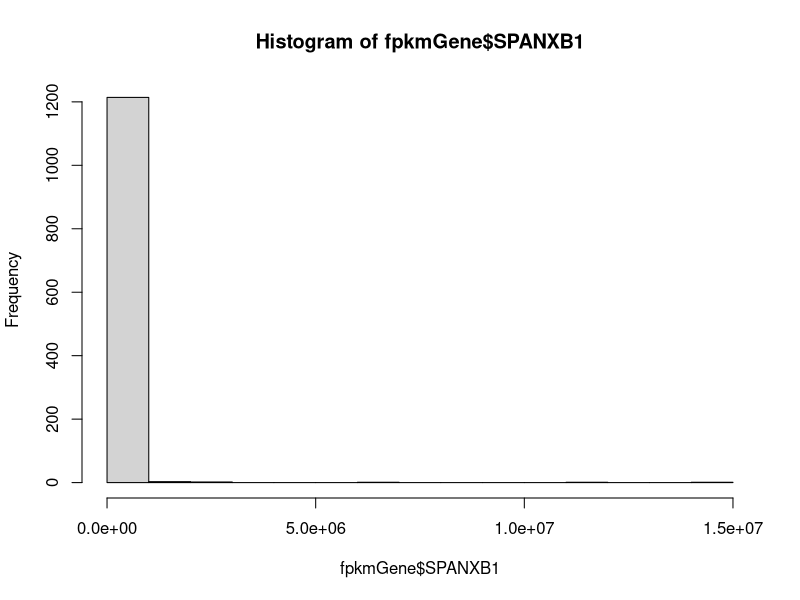
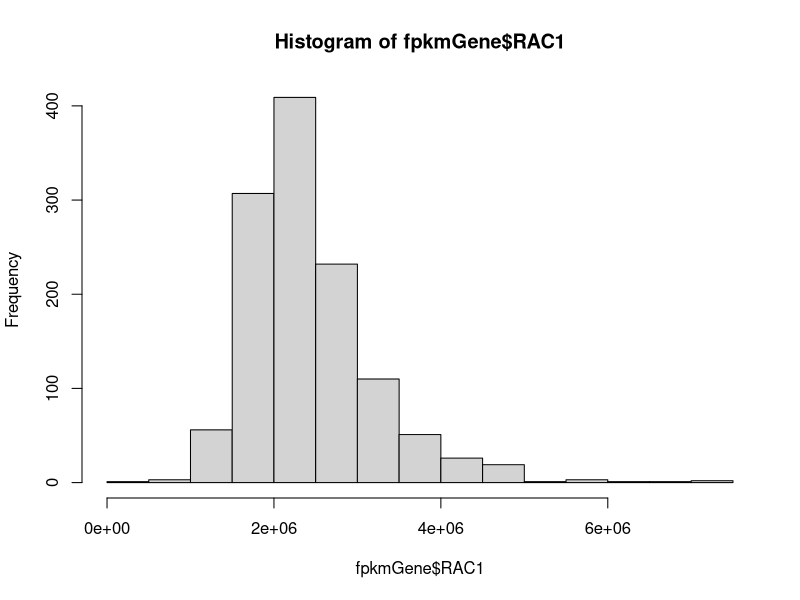
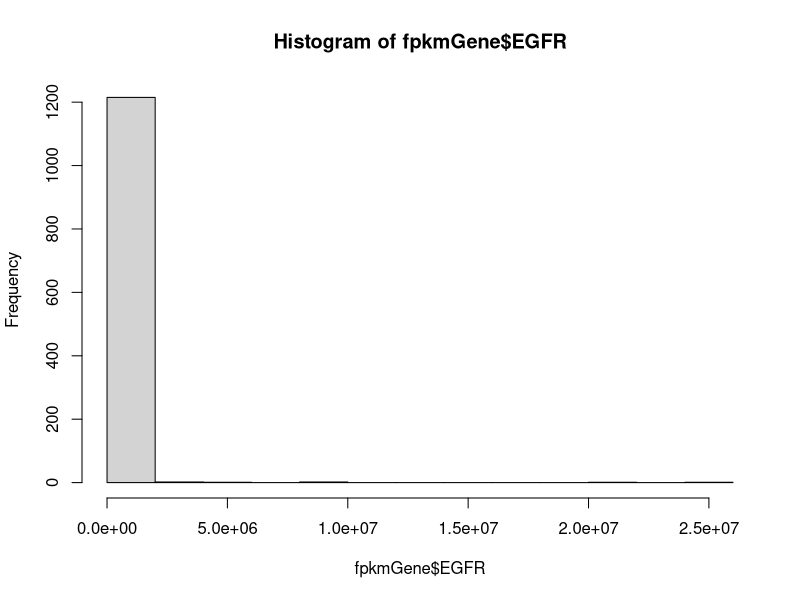
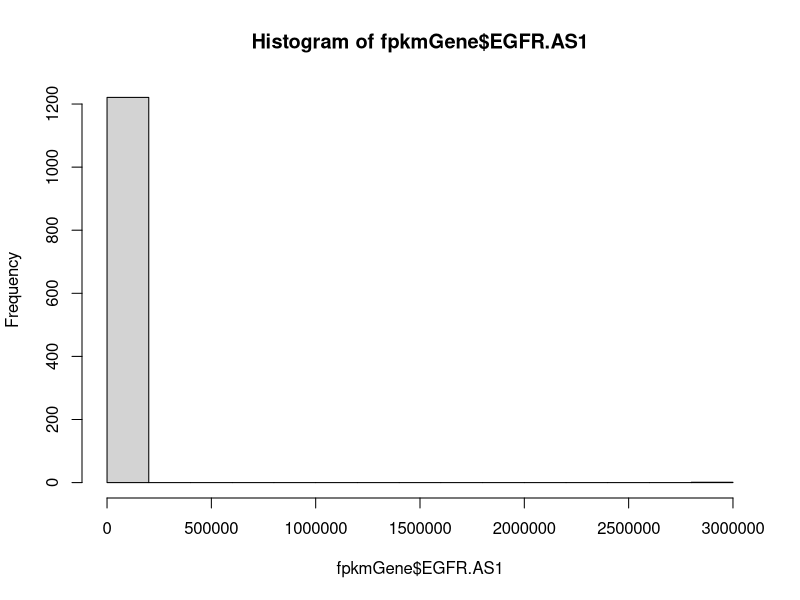

Here is the R script that generated these plots, in order: (Note: this script raises an error after producing the figures.)
#### analyzing expression data from TCGA ####

# load packages
library(dplyr)
library(ggplot2)

# define exclusion subsetting
`%ni%` <- Negate(`%in%`) 

# read in saved data
fpkmGene <- read.table("targetGeneBca.csv")
# see all metadata
colnames(fpkmGene)
# view untransformed distribution
hist(fpkmGene$SPANXB1) # very left skewed
hist(fpkmGene$RAC1) # slightly left skewed
hist(fpkmGene$EGFR) # very left skewed
hist(fpkmGene$EGFR.AS1) # very left skewed
hist(fpkmGene$SH3GL2) # very left skewed
# save untransformed data
fpkmGeneNolog <- fpkmGene

# log transform gene expression data
fpkmGene[1:10] <- fpkmGene[1:10] + 1 # add one pseudo count to all counts to remove zeros
fpkmGene[1:10] <- log2(fpkmGene[1:10]) # apply log2 transformation

# add SH3GL2/SPANXB1 expression ratio
fpkmGene <- fpkmGene %>%
  mutate(SH3GL2_SPANXB1_ratio = SH3GL2 / SPANXB1)

## visualizing data distribution for variables of interest
# not variable or not reported: classification_of_tumor, last_known_disease_status, tumor_grade, progression_or_recurrence, disease_type
hist(fpkmGene$SPANXB1) # left skewed (many zeros)
hist(fpkmGene$RAC1) # fairly normal, slightly left skewed
hist(fpkmGene$EGFR) # normal
hist(fpkmGene$EGFR.AS1) # left skewed (many zeros)
hist(fpkmGene$SH3GL2) # left skewed (many zeros)
plot(fpkmGene$shortLetterCode) # same (abbreviations): plot(fpkmGene$definition)
table(fpkmGene$shortLetterCode) 
# 113 NT= normal tissue, 1102 TP= primary tumor, 7 TM= metastatic 
table(fpkmGene$tumor_stage) # same: table(fpkmGene$subtype_Converted.Stage)
table(fpkmGene$subtype_AJCC.Stage)
table(fpkmGene$vital_status) #table(fpkmGene$subtype_Vital.Status) has missing data
table(fpkmGene$morphology)
table(fpkmGene$subtype_Metastasis) # same: table(fpkmGene$subtype_Metastasis.Coded)

# triple negative indicators
table(fpkmGene$subtype_ER.Status)
table(fpkmGene$subtype_PR.Status)
table(fpkmGene$subtype_HER2.Final.Status)

## initial data subsets
# assess number of samples with SPANXB1 expression
SB1 <- fpkmGene %>%
  filter(SPANXB1 > 0) # 544 samples with SPANXB1 expression
meta <- fpkmGene %>%
  filter(shortLetterCode == "TM")
norm <- fpkmGene %>%
  filter(shortLetterCode == "NT")
tum <- fpkmGene %>%
  filter(shortLetterCode == "TP")

#### Q1 Compare spanxb1 expression between normal and BC patients ####
# all "normal" samples are paired with a Bca sample
normVcancer <- rbind(norm, tum)
# unpaired, all data
t.test(SPANXB1 ~ shortLetterCode, data = normVcancer) # p=2.2e-16
table(normVcancer$shortLetterCode) # 113 normal, 1102 tumor
ggplot(normVcancer, aes(shortLetterCode, SPANXB1)) + 
  geom_boxplot() +
  ylab("log2 SPANXB1 expression") +
  xlab("tissue type (unpaired)") +
  scale_x_discrete(labels=c("NT" = "normal", "TP" = "tumor")) +
  geom_boxplot() +
  theme_bw() + 
  theme(axis.text=element_text(size=16), axis.title = element_text(size=16))
#ggsave("figures/SPANXB1unpaired.jpg")
# paired
# create paired sample dataset
normVcancerPaired <- normVcancer %>%
  filter(bcr_patient_barcode %in%
           norm$bcr_patient_barcode)
# find patients with more than 1 tumor sample to pair
normVcancerPaired %>% 
  group_by(patient) %>%
  tally() %>%
  filter(n > 2)
# find patients with only 1 normal sample
normVcancerPaired %>%
  group_by(patient) %>%
  tally() %>%
  filter(n == 1)
# only one sample: TCGA-BH-A0BS 
filter(normVcancerPaired, patient == "TCGA-BH-A0BS")
grep("TCGA-BH-A0BS", normVcancerPaired$patient) # remove 67 (no tumor to pair) 
# three or four samples: TCGA-A7-A0DB, TCGA-A7-A0DC, TCGA-A7-A13E
filter(normVcancerPaired, patient == "TCGA-A7-A0DB")
grep("TCGA-A7-A0DB", normVcancerPaired$patient) # remove 182 and 216 (extra tumor)
filter(normVcancerPaired, patient == "TCGA-A7-A0DC")
grep("TCGA-A7-A0DC", normVcancerPaired$patient) # remove 145 (tumor missing metadata)
filter(normVcancerPaired, patient == "TCGA-A7-A13E")
grep("TCGA-A7-A13E", normVcancerPaired$patient) # remove 221 and 226 (extra tumor)
# remove extra samples
normVcancerPaired <- normVcancerPaired[-c(67, 182, 216, 145, 221, 226),]
# sort by barcode
normVcancerPaired <- normVcancerPaired[order(normVcancerPaired$patient),] 
# summarize sample counts
table(normVcancerPaired$shortLetterCode) # 112 NT, 112 TP
# perform t test (paired)
t.test(SPANXB1 ~ shortLetterCode, paired=TRUE, data = normVcancerPaired) # 4.177e-09
ggplot(normVcancerPaired, aes(shortLetterCode, SPANXB1)) + 
  ylab("log2 SPANXB1 expression") +
  xlab("tissue type (paired samples)") +
  scale_x_discrete(labels=c("NT" = "normal", "TP" = "tumor")) +
  geom_boxplot() +
  theme_bw() +
  theme(axis.text=element_text(size=16), axis.title = element_text(size=16))
#ggsave("figures/SPANXB1paired.jpg")

#### Q2 Compare spanxb1 expression between metastatic vs. non metastatic BC patients ####
# combine tumor and metastasis samples
tumVmetaAll <- rbind(tum, meta)
table(tumVmetaAll$shortLetterCode) # 7 TM 1102 TP
# perform t test (unpaired data)
t.test(SPANXB1 ~ definition, data = tumVmetaAll) # 0.7794
ggplot(tumVmetaAll, aes(definition, SPANXB1)) + 
  ylab("log2 SPANXB1 expression") +
  xlab("tissue type") +
  scale_x_discrete(labels=c("TM" = "metastatic", "TP" = "primary tumor")) +
  geom_boxplot() +
  theme_bw() +
  theme(axis.text=element_text(size=12), axis.title = element_text(size=12))
#ggsave("figures/SPANXB1unpairedMetastasis.jpg")
# remove TP for metastatic patients 
TPnoMeta <- tum %>%
  filter(bcr_patient_barcode %ni%
           meta$bcr_patient_barcode)
TPnoMeta <- rbind(TPnoMeta, meta)
# summarize sample counts
table(TPnoMeta$shortLetterCode) # TM 7, TP 1095
# perform t test (unpaired data, with TP from metastasis patients removed)
t.test(SPANXB1 ~ shortLetterCode, data = TPnoMeta) # p=0.7739
ggplot(TPnoMeta, aes(definition, SPANXB1)) + 
  ylab("log2 SPANXB1 expression") +
  xlab("tissue type") +
  scale_x_discrete(labels=c("TM" = "metastatic", "TP" = "primary tumor")) +
  geom_boxplot() +
  theme_bw() +
  theme(axis.text=element_text(size=12), axis.title = element_text(size=12))
#ggsave("figures/SPANXB1unpairedMetastasisFiltered.jpg")
# paired
# create paired metastatic/nonmetastatic sample dataset
tumMet <- tum %>%
  filter(bcr_patient_barcode %in%
           meta$bcr_patient_barcode)
tumVmetPaired <- rbind(tumMet, meta)
# summarize sample counts
table(tumVmetPaired$shortLetterCode) # 7 pairs
# sort for paired samples
tumVmetPaired <- tumVmetPaired[order(tumVmetPaired$patient)]
# perform t test
t.test(SPANXB1 ~ shortLetterCode, data = tumVmetPaired) # 0.4917
ggplot(tumVmetPaired, aes(shortLetterCode, SPANXB1)) + 
  ylab("log2 SPANXB1 expression") +
  xlab("tissue type (paired samples)") +
  scale_x_discrete(labels=c("TM" = "metastatic", "TP" = "tumor")) +
  geom_boxplot() +
  theme_bw() +
  theme(axis.text=element_text(size=12), axis.title = element_text(size=12))
#ggsave("figures/SPANXB1pairedMetastasis.jpg")

#### Q3 Compare spanxb1 expression with clinical stages of BC patients ####
table(fpkmGene$subtype_AJCC.Stage) # missing data are "[Not Available]"
table(fpkmGene$tumor_stage) # missing data are "not reported"
# compare AJCC stages
AJCC <- tum %>%
  filter(subtype_AJCC.Stage != "[Not Available]") %>%
  filter(subtype_AJCC.Stage != "Stage X")
table(AJCC$subtype_AJCC.Stage)
# perform ANOVA
summary(aov(SPANXB1 ~ subtype_AJCC.Stage, data = AJCC)) # 0.907
ggplot(AJCC, aes(subtype_AJCC.Stage, SPANXB1)) + 
  ylab("log2 SPANXB1 expression") +
  xlab(" AJCC stage") +
  scale_x_discrete(labels=c("Stage I" = "I", "Stage IA" = "IA", "Stage IB" = "IB", "Stage II" = "II", "Stage IIA" = "IIA", "Stage IIB" = "IIB", "Stage III" = "III", "Stage IIIA" = "IIIA", "Stage IIIB" = "IIIB", "Stage IIIC" = "IIIC", "Stage IV" = "IV")) +
  geom_boxplot() +
  theme_bw() 
#ggsave("figures/SPANXB1.AJCC.jpg")
# AJCC stages with zeros removed
AJCC_filt <- AJCC %>%
  filter(SPANXB1 > 0)
table(AJCC_filt$subtype_AJCC.Stage)
summary(aov(SPANXB1 ~ subtype_AJCC.Stage, data = AJCC_filt)) # 0.0346
ggplot(AJCC_filt, aes(subtype_AJCC.Stage, SPANXB1)) + 
  ylab("log2 SPANXB1 expression") +
  xlab("AJCC stage") +
  scale_x_discrete(labels=c("Stage I" = "I", "Stage IA" = "IA", "Stage IB" = "IB", "Stage II" = "II", "Stage IIA" = "IIA", "Stage IIB" = "IIB", "Stage III" = "III", "Stage IIIA" = "IIIA", "Stage IIIB" = "IIIB", "Stage IIIC" = "IIIC", "Stage IV" = "IV")) +
  geom_boxplot() +
  theme_bw() 
#ggsave("figures/SPANXB1.AJCC_filt.jpg")
# compare tumor stages
stage <- tum %>%
  filter(tumor_stage != "not reported") %>%
  filter(tumor_stage != "stage x")
table(stage$tumor_stage)
# perform ANOVA
summary(aov(SPANXB1 ~ tumor_stage, data = stage)) #p=0.514
ggplot(stage, aes(tumor_stage, SPANXB1)) + 
  ylab("log2 SPANXB1 expression") +
  xlab("tumor stage") +
  scale_x_discrete(labels=c("stage i" = "I", "stage ia" = "IA", "stage ib" = "IB", "stage ii" = "II", "stage iia" = "IIA", "stage iib" = "IIB", "stage iii" = "III", "stage iiia" = "IIIA", "stage iiib" = "IIIB", "stage iiic" = "IIIC", "stage iv" = "IV")) +
  geom_boxplot() +
  theme_bw() 
#ggsave("figures/SPANXB1.stage.jpg")

#### Q4 Compare spanxb1 expression between normal and ER/PR/HER2 negative (a.k.a.TNBC) patients ####
# extract triple negative from tumor samples
TNBCneg <- tum %>% 
  filter(subtype_ER.Status == "Negative" & subtype_PR.Status == "Negative" & subtype_HER2.Final.Status == "Negative") %>%
  mutate(triple = "TNBC")
# convert norm to include TNBC status
normT <- norm %>%
  mutate(triple = "normal")
# combine triple negative and normal
normTNBC <- rbind(normT, TNBCneg) # 118 TNBC, 113 normal
# perform t test 
t.test(SPANXB1 ~ triple, data=normTNBC) # 4.395e-07
ggplot(normTNBC, aes(triple, SPANXB1)) + 
  ylab("log2 SPANXB1 expression") +
  xlab("tissue type (unpaired)") +
  geom_boxplot() +
  theme_bw() +
  theme(axis.text=element_text(size=16), axis.title = element_text(size=16))
#ggsave("figures/SPANXB1TNBCnormal.jpg")

#### Q4.5 Compare spanxb1 expression between ER/PR/HER2 positive vs. ER/PR/HER2 negative (a.k.a.TNBC) patients ####
# extract triple negative from tumor samples
TNBCneg <- tum %>% 
  filter(subtype_ER.Status == "Negative" & subtype_PR.Status == "Negative" & subtype_HER2.Final.Status == "Negative") %>%
  mutate(triple = "negative")
# extract triple positive from tumor samples
TNBCpos <- tum %>% 
  filter(subtype_ER.Status == "Positive" & subtype_PR.Status == "Positive" & subtype_HER2.Final.Status == "Positive") %>%
  mutate(triple = "positive")
# combine triple negative and all positive
TNBCboth <- rbind(TNBCneg, TNBCpos) # 118 TNBC, 59 all positive
# perform t test 
t.test(SPANXB1 ~ triple, data=TNBCboth) # 0.06836
ggplot(TNBCboth, aes(triple, SPANXB1)) + 
  ylab("log2 SPANXB1 expression") +
  xlab("ER/PR/HER2 status") +
  geom_boxplot() +
  theme_bw() +
  theme(axis.text=element_text(size=12), axis.title = element_text(size=12))
#ggsave("figures/SPANXB1TNBC.jpg")

#### Q5 Compare spanxb1 expression between metastatic vs. non metastatic TNBC patients ####
table(TNBCneg$shortLetterCode) #no TNBC neg or pos are metastatic

#### Compare spanxb1 expression with survival outcome ####
tumVital <- tum %>%
  filter(vital_status != "NA")
table(tumVital$vital_status) # 100 alive, 18 dead 
# SPANXB1 and vital status
t.test(SPANXB1 ~ vital_status, data=tumVital) # 0.5902
ggplot(tumVital, aes(vital_status, SPANXB1)) + 
  ylab("log2 SPANXB1 expression") +
  xlab("vital status") +
  geom_boxplot() +
  theme_bw() +
  theme(axis.text=element_text(size=12), axis.title = element_text(size=12))
#ggsave("figures/SPANXB1.vital.jpg")

# read in curated survival data
surv_dat <- read.csv("brca_survival.csv")
# compare samples in each set
length(tum$patient) #1102
length(unique(tum$patient)) #1091
length(surv_dat$bcr_patient_barcode) #1097
length(unique(surv_dat$bcr_patient_barcode)) #1097
# filter out patients in tum that aren't in survival data
surv <- merge(tum, surv_dat, by.x="patient", by.y="bcr_patient_barcode") %>%
  filter(DFI.time.cr != "NA")
range(surv$DFI.time.cr)

# plot all SPANXB1 and DFI
ggplot(surv, aes(SPANXB1, DFI.time.cr)) +
  geom_point() +
  ylab("disease free interval (days)") +
  xlab("log2 SPANXB1 expression") +
  theme_bw() +
  theme(legend.position="none") + 
  geom_smooth(method = "lm", se = FALSE)
#ggsave("figures/SPANXB1.survival.jpg")
# model with DFI
surv.mod.D <- lm(SPANXB1 ~ DFI.time.cr, data=surv_ex)
summary(surv.mod.D) # p=0.1759, R2=0.003988, no relationship

# plot DFI by SPANXB1 only in expressed
surv_ex <- filter(surv, SPANXB1 > 0)
ggplot(surv_ex, aes(SPANXB1, DFI.time.cr)) +
  geom_point() +
  ylab("disease free interval (days)") +
  xlab("log2 SPANXB1 expression") +
  theme_bw() +
  theme(legend.position="none") + 
  geom_smooth(method = "lm", se = FALSE)
#ggsave("figures/SPANXB1.ex.survival.jpg")
# model with DFI
surv.mod.D.ex <- lm(SPANXB1 ~ DFI.time.cr, data=surv_ex)
summary(surv.mod.D.ex) # p=0.1759, R2=0.003988, no relationship

#### Q6 Compare spanxb1 expression with survival outcome of TNBC patients ####
table(TNBCneg$vital_status) # 100 alive, 18 dead 
# SPANXB1 and vital status
t.test(SPANXB1 ~ vital_status, data=TNBCneg) # 0.1257
ggplot(TNBCneg, aes(vital_status, SPANXB1)) + 
  ylab("log2 SPANXB1 expression") +
  xlab("vital status") +
  geom_boxplot() +
  theme_bw() +
  theme(axis.text=element_text(size=12), axis.title = element_text(size=12))
#ggsave("figures/SPANXB1.TNBCneg.vital.jpg")
# TNBC and survival data
TNBCneg_stage <- stage %>% 
  filter(shortLetterCode == "TP" & subtype_ER.Status == "Negative" & subtype_PR.Status == "Negative" & subtype_HER2.Final.Status == "Negative")
table(TNBCneg_stage$tumor_stage)
summary(aov(SPANXB1 ~ tumor_stage, data = TNBCneg_stage)) #p=0.0205
ggplot(TNBCneg_stage, aes(tumor_stage, SPANXB1)) + 
  ylab("log2 SPANXB1 expression") +
  xlab("tumor stage") +
  scale_x_discrete(labels=c("stage i" = "I", "stage ia" = "IA", "stage ib" = "IB", "stage ii" = "II", "stage iia" = "IIA", "stage iib" = "IIB", "stage iii" = "III", "stage iiia" = "IIIA", "stage iiib" = "IIIB", "stage iiic" = "IIIC", "stage iv" = "IV")) +
  geom_boxplot() +
  theme_bw() 
#ggsave("figures/SPANXB1.TNBC.stage.jpg")
# grouping stage into two categories, stage I-II and III-IV
two_stage <- select(TNBCneg_stage, SPANXB1, tumor_stage)
levels(two_stage$tumor_stage)
# stage I-II: 2, 3, 4, 5, 6, 7
levels(two_stage$tumor_stage)[2:7] <- "stage I-II"
levels(two_stage$tumor_stage)
# stage III-IV: 3:7
levels(two_stage$tumor_stage)[3:7] <- "stage III-IV"
table(two_stage$tumor_stage) # 98 stage I-II, 22 stage III-IV
# test for difference between stage categories
t.test(SPANXB1 ~ tumor_stage, data=two_stage) # 0.04379

#### Q7 Compare spanxb1 expression with survival outcome of ER/PR/HER2 positive patients alone and in combination (e.g., co-expression of genes) ####
table(TNBCpos$vital_status) # 52 alive, 7 dead 
# SPANXB1 and vital status of triple positive patients
t.test(SPANXB1 ~ vital_status, data=TNBCpos) # 0.9511
ggplot(TNBCpos, aes(vital_status, SPANXB1)) + 
  ylab("log2 SPANXB1 expression") +
  xlab("vital status") +
  geom_boxplot() +
  theme_bw() +
  theme(axis.text=element_text(size=12), axis.title = element_text(size=12))
#ggsave("figures/SPANXB1.TNBCpos.vital.jpg")
# SPANXB1, ER+ (subtype_ER.Status) and vital status
table(fpkmGene$subtype_ER.Status) # 175 Negative, 591 Positive, Indeterminate, Not Performed, Performed but Not Available
SP.ER <- fpkmGene %>% 
  filter(subtype_ER.Status == "Positive" | subtype_ER.Status == "Negative")
t.test(SPANXB1 ~ subtype_ER.Status, data=SP.ER) # 0.004189
ggplot(SP.ER, aes(subtype_ER.Status, SPANXB1)) + 
  ylab("log2 SPANXB1 expression") +
  xlab("ER status") +
  geom_boxplot() +
  theme_bw() +
  theme(axis.text=element_text(size=12), axis.title = element_text(size=12))
#ggsave("figures/SPANXB1.ERstatus.jpg")
# logistic regression # 766 individuals
SP.ER.mod <- glm(vital_status ~ SPANXB1 + subtype_ER.Status, data = SP.ER, family = "binomial")
summary(SP.ER.mod) # nope
# odds ratio and 95% CI
exp(cbind(OR = coef(SP.ER.mod), confint(SP.ER.mod)))
# SPANXB1, PR+ (subtype_PR.Status) and vital status
table(fpkmGene$subtype_PR.Status) # 247 Negative, 516 Positive
SP.PR <- fpkmGene %>% 
  filter(subtype_PR.Status == "Positive" | subtype_PR.Status == "Negative")
t.test(SPANXB1 ~ subtype_PR.Status, data=SP.PR) # 0.2112
ggplot(SP.PR, aes(subtype_PR.Status, SPANXB1)) + 
  ylab("log2 SPANXB1 expression") +
  xlab("PR status") +
  geom_boxplot() +
  theme_bw() +
  theme(axis.text=element_text(size=12), axis.title = element_text(size=12))
#ggsave("figures/SPANXB1.PRstatus.jpg")
# logistic regression # 763 individuals
SP.PR.mod <- glm(vital_status ~ SPANXB1 + subtype_PR.Status, data = SP.PR, family = "binomial")
summary(SP.PR.mod) # nope
# odds ratio and 95% CI
exp(cbind(OR = coef(SP.PR.mod), confint(SP.PR.mod)))
# SPANXB1, HER2+ (subtype_HER2.Final.Status) and vital status
table(fpkmGene$subtype_HER2.Final.Status) # 642 Negative, 111 Positive
SP.HER <- fpkmGene %>% 
  filter(subtype_HER2.Final.Status == "Positive" | subtype_HER2.Final.Status == "Negative")
t.test(SPANXB1 ~ subtype_HER2.Final.Status, data=SP.HER) # 0.3968
ggplot(SP.HER, aes(subtype_HER2.Final.Status, SPANXB1)) + 
  ylab("log2 SPANXB1 expression") +
  xlab("HER2 status") +
  geom_boxplot() +
  theme_bw() +
  theme(axis.text=element_text(size=12), axis.title = element_text(size=12))
#ggsave("figures/SPANXB1.HERstatus.jpg")
# logistic regression # 753 individuals
SP.HER.mod <- glm(vital_status ~ SPANXB1 + subtype_HER2.Final.Status, data = SP.HER, family = "binomial")
summary(SP.HER.mod) # nope
# odds ratio and 95% CI
exp(cbind(OR = coef(SP.HER.mod), confint(SP.HER.mod)))
# SPANXB1 and ER/PR/HER2+ # 715 individuals
SP.PR.ER.HER <- fpkmGene %>% 
  filter(subtype_PR.Status == "Positive" | subtype_PR.Status == "Negative") %>%
  filter(subtype_ER.Status == "Positive" | subtype_ER.Status == "Negative") %>%
  filter(subtype_HER2.Final.Status == "Positive" | subtype_HER2.Final.Status == "Negative")
# logistic regression
SP.PR.ER.HER.mod <- glm(vital_status ~ SPANXB1 + subtype_PR.Status + subtype_ER.Status + subtype_HER2.Final.Status, data = SP.PR.ER.HER, family = "binomial")
summary(SP.PR.ER.HER.mod) # nope
# odds ratio and 95% CI
exp(cbind(OR = coef(SP.HER.mod), confint(SP.HER.mod)))

#### Q8 Compare RAC1/SPANXB1 expression together in normal vs. TNBC ####
# aggregate data from norm and TNBC
normTNBC <- rbind(norm, TNBCneg[,-95]) # removes column triple
table(normTNBC$shortLetterCode) # 113 normal, 118 TNBC (unpaired)
# linear regression (only normal)
norm.mod <- lm(SPANXB1 ~ RAC1, data=norm)
summary(norm.mod) # p=0.697, R2=0.001371
# linear regression (only TNBC)
TNBCmod <- lm(SPANXB1 ~ RAC1, data=TNBCneg)
summary(TNBCmod) # p=0.1707, R2=0.01612
# plot both together
ggplot(normTNBC, aes(SPANXB1, RAC1, col=shortLetterCode)) +
  geom_point() +
  ylab("log2 RAC1 expression") +
  xlab("log2 SPANXB1 expression") +
  theme_bw() +
  theme(legend.position="none") + # blue=TNBC, red=normal
  geom_smooth(data=subset(normTNBC, shortLetterCode == "TP"), method = "lm", se = FALSE) +
  geom_smooth(data=subset(normTNBC, shortLetterCode == "NT"), method = "lm", se = FALSE)
#ggsave("figures/SPANXB1.RAC1.TNBC.jpg")
# linear regression (only normal)
normExp <- norm %>%
  filter(SPANXB1 > 0.000000) %>%
  filter(RAC1 > 0.000000)
normExp.mod <- lm(SPANXB1 ~ RAC1, data=normExp)
summary(normExp.mod) # p=0.7759, R2=0.005982
# linear regression (only TNBC)
TNBCexp <- TNBCneg %>%
  filter(SPANXB1 > 0.000000) %>%
  filter(RAC1 > 0.000000)
TNBCexp.mod <- lm(SPANXB1 ~ RAC1, data=TNBCexp)
summary(TNBCexp.mod) # p=0.07648, R2=0.06265
# filter for only expression > 0 for both
bothExp <- normTNBC %>%
  filter(SPANXB1 > 0.000000) %>%
  filter(RAC1 > 0.000000)
# plot both together
ggplot(bothExp, aes(SPANXB1, RAC1, col=shortLetterCode)) +
  geom_point() +
  ylab("log2 RAC1 expression") +
  xlab("log2 SPANXB1 expression") +
  theme_bw() +
  theme(legend.position="none") + # blue=TNBC, red=normal
  geom_smooth(data=subset(bothExp, shortLetterCode == "TP"), method = "lm", se = FALSE) +
  geom_smooth(data=subset(bothExp, shortLetterCode == "NT"), method = "lm", se = FALSE)
#ggsave("figures/SPANXB1.RAC1.TNBC.filtered.jpg")

#### Q9 Compare RAC1/SPANXB1 expression in metastatic vs. not met TNBC ####
table(TNBCneg$shortLetterCode) #no TNBC neg are metastatic

#### Q10 Compare RAC1/SPANXB1 expression with survival of TNBC ####
table(TNBCneg$vital_status) # 100 alive, 18 dead
# linear regression (only live)
TNBClive <- TNBCneg %>%
  filter(vital_status == "alive")
TNBClive.mod <- lm(SPANXB1 ~ RAC1, data=TNBClive)
summary(TNBClive.mod) # p=0.2782, R2=0.01199
# linear regression (only dead)
TNBCdead <- TNBCneg %>%
  filter(vital_status == "dead")
TNBCdead.mod <- lm(SPANXB1 ~ RAC1, data=TNBCdead)
summary(TNBCdead.mod) # p=0.4423, R2=0.03735
# plot both together
ggplot(TNBCneg, aes(SPANXB1, RAC1, col=vital_status)) +
  geom_point() +
  ylab("log2 RAC1 expression") +
  xlab("log2 SPANXB1 expression") +
  theme_bw() +
  theme(legend.position="none") + # blue=dead, red=alive
  geom_smooth(data=subset(bothExp, vital_status == "dead"), method = "lm", se = FALSE) +
  geom_smooth(data=subset(bothExp, vital_status == "alive"), method = "lm", se = FALSE)
#ggsave("figures/SPANXB1.RAC1.vital.jpg")
# logistic regression 
SP.RAC.mod <- glm(vital_status ~ SPANXB1 + RAC1, data = TNBCneg, family = "binomial")
summary(SP.RAC.mod) # nope
# odds ratio and 95% CI
exp(cbind(OR = coef(SP.RAC.mod), confint(SP.RAC.mod)))

#### Q11 Compare EGFR/SPANXB1 expression together in normal vs. TNBC ####
table(normTNBC$shortLetterCode) # 113 normal, 118 TNBC (unpaired)
# linear regression (only normal)
norm.mod <- lm(SPANXB1 ~ EGFR, data=norm)
summary(norm.mod) # p=0.7676, R2=0.0007897
# linear regression (only TNBC)
TNBCmod <- lm(SPANXB1 ~ EGFR, data=TNBCneg)
summary(TNBCmod) # p=0.528, R2=0.003441
# plot both together
ggplot(normTNBC, aes(SPANXB1, EGFR, col=shortLetterCode)) +
  geom_point() +
  ylab("log2 EGFR expression") +
  xlab("log2 SPANXB1 expression") +
  theme_bw() +
  theme(legend.position="none") + # blue=TNBC, red=normal
  geom_smooth(data=subset(normTNBC, shortLetterCode == "TP"), method = "lm", se = FALSE) +
  geom_smooth(data=subset(normTNBC, shortLetterCode == "NT"), method = "lm", se = FALSE)
#ggsave("figures/SPANXB1.EGFR.jpg")

#### Q12 Compare EGFR/SPANXB1 expression with survival of TNBC ####
# logistic regression 
SP.EG.mod <- glm(vital_status ~ SPANXB1 + EGFR, data = TNBCneg, family = "binomial")
summary(SP.EG.mod) # nope
# odds ratio and 95% CI
exp(cbind(OR = coef(SP.EG.mod), confint(SP.EG.mod)))

#### Compare SH3GL2/SPANXB1 expression together in normal vs. TNBC ####
hist(norm$SPANXB1)
hist(norm$SH3GL2)
# coexpression in normal (113 samples)
norm.mod <- lm(SPANXB1 ~ SH3GL2, data=norm)
summary(norm.mod) # p=0.5118, R2=0.003887, not coexpressed in normal
# coexpression in tumor (1102 samples)
tum.mod <- lm(SPANXB1 ~ SH3GL2, data=tum)
summary(tum.mod) # p=0.005938, R2=0.00686, coexpressed in tumor
# coexpression in TNBC (118 samples)
TNBC.mod <- lm(SPANXB1 ~ SH3GL2, data=TNBCneg)  #IN MANUSCRIPT
summary(TNBC.mod) # p=0.004334, R2=0.06803, coexpressed in TNBC
confint(TNBC.mod, 'SH3GL2', level=0.95)
# plot coexpression in normal vs tumor
ggplot(normVcancer, aes(SPANXB1, SH3GL2, col=shortLetterCode)) +
  geom_point() +
  ylab("log2 SH3GL2 expression") +
  xlab("log2 SPANXB1 expression") +
  theme_bw() +
  theme(legend.position="none") + # blue=tumor, red=normal
  geom_smooth(data=subset(normTNBC, shortLetterCode == "TP"), method = "lm", se = FALSE) +
  geom_smooth(data=subset(normTNBC, shortLetterCode == "NT"), method = "lm", se = FALSE)
#ggsave("figures/SPANXB1.SH3GL2.tumor.jpg")
# plot coexpression in normal vs TNBC
ggplot(normTNBC, aes(SPANXB1, SH3GL2, col=triple)) +
  geom_point() +
  ylab("log2 SH3GL2 expression") +
  xlab("log2 SPANXB1 expression") +
  theme_bw() +
  theme(legend.position="none") + # blue=TNBC, red=normal
  geom_smooth(data=subset(normTNBC, triple == "TNBC"), method = "lm", se = FALSE) +
  geom_smooth(data=subset(normTNBC, triple == "normal"), method = "lm", se = FALSE)
#ggsave("figures/SPANXB1.SH3GL2.TNBC.jpg")
# plot coexpression in tumor only
tum_above <- tum %>%
  filter(SH3GL2 > 0 & SPANXB1 > 0)
ggplot(tum_above, aes(SPANXB1, SH3GL2)) +
  geom_point() +
  ylab("log2 SH3GL2 expression") +
  xlab("log2 SPANXB1 expression") +
  theme_bw() +
  geom_smooth(method = "lm", se = FALSE)
# plot coexpression in TNBC only 
ggplot(TNBCneg, aes(SPANXB1, SH3GL2)) +
  geom_jitter(width = 0.1, height = 0.1) +
  ylab("log2 SH3GL2 expression") +
  xlab("log2 SPANXB1 expression") +
  theme_bw() +
  geom_smooth(method = "lm")
#ggsave("figures/SPANXB1.SH3GL2.TNBCneg.jpg") #IN MANUSCRIPT
# testing coexpression of SH3GL2=0 with SPANXB1 expressed

# expression ratios: TNBC vs pos
ggplot(TNBCboth, aes(SH3GL2_SPANXB1_ratio, fill = triple)) +
  geom_density(alpha = 0.5) +
  xlab("SH3GL2:SPANXB1 expression ratio") + # red = TNBC, blue = all positive
  scale_fill_discrete(guide=FALSE) +
  theme_bw()
#ggsave("figures/expressionRatioTNBC.jpg")

#### Compare SH3GL2/SPANXB1 expression together in primary tumor vs. metastatic ####
# coexpression in metastatic (7 samples)
meta.mod <- lm(SPANXB1 ~ SH3GL2, data=meta)
summary(meta.mod) # p=0.2932, R2=0.2162, not coexpressed in metastatic
ggplot(tumVmetaAll, aes(SPANXB1, SH3GL2, col=shortLetterCode)) + 
  geom_point() +
  ylab("log2 SH3GL2 expression") +
  xlab("log2 SPANXB1 expression") +
  theme_bw() +
  theme(legend.position="none") + # blue=primary tumor, red=metastatic
  geom_smooth(data=subset(normTNBC, shortLetterCode == "TP"), method = "lm", se = FALSE) +
  geom_smooth(data=subset(normTNBC, shortLetterCode == "TM"), method = "lm", se = FALSE)
#ggsave("figures/SPANXB1unpairedMetastasis.jpg")

#### Compare SH3GL2/SPANXB1 expression with survival ####
TNBCboth$triple <- as.factor(TNBCboth$triple)
# triple status given SPANXB1 and SH3GL2
SP.SH.TNBC.mod <- glm(triple ~ SPANXB1 + SH3GL2, data=TNBCboth, family="binomial")
summary(SP.SH.TNBC.mod) # nope
# vital status given SPANXB1 and SH3GL2
SP.SH.vital.mod <- glm(vital_status ~ SPANXB1 + SH3GL2, data = normTNBC, family = "binomial")
summary(SP.SH.vital.mod) # nope
# plot both genes, color by survival
ggplot(normTNBC, aes(SPANXB1, SH3GL2, col=shortLetterCode)) +
  geom_point() +
  ylab("log2 SH3GL2 expression") +
  xlab("log2 SPANXB1 expression") +
  theme_bw() +
  theme(legend.position="none") + # blue=TNBC, red=normal
  geom_smooth(data=subset(normTNBC, shortLetterCode == "TP"), method = "lm", se = FALSE) +
  geom_smooth(data=subset(normTNBC, shortLetterCode == "NT"), method = "lm", se = FALSE)
#ggsave("figures/SPANXB1.SH3GL2.jpg")
# plot both genes together if overexpressed
SP.SH.pos <- rbind(norm, tum) %>%
  filter(SPANXB1 > 1 & SH3GL2 > 1) #488 samples
table(SP.SH.pos$shortLetterCode) # 16 normal, 472 tumor
ggplot(SP.SH.pos, aes(SPANXB1, SH3GL2, col=shortLetterCode)) +
  geom_point() +
  ylab("log2 SH3GL2 expression") +
  xlab("log2 SPANXB1 expression") +
  theme_bw() +
  theme(legend.position="none") + # blue=TNBC, red=normal
  geom_smooth(data=subset(SP.SH.pos, shortLetterCode == "TP"), method = "lm", se = FALSE) +
  geom_smooth(data=subset(SP.SH.pos, shortLetterCode == "NT"), method = "lm", se = FALSE)
#ggsave("figures/SPANXB1.SH3GL2.positive.jpg")
# vital status given SPANXB1 in all TNBC
t.test(SPANXB1 ~ vital_status, data = TNBCneg) # p=0.1257
wilcox.test(SPANXB1 ~ vital_status, data = TNBCneg) # p=0.1225
# vital status given SPANXB1 in only SPANXB1+ tumors
SP.TNBC <- TNBCneg %>%
  filter(SPANXB1 > 1)
t.test(SPANXB1 ~ vital_status, data = SP.TNBC) # p=0.9059
wilcox.test(SPANXB1 ~ vital_status, data = SP.TNBC) # p=0.955
# vital status given SPANXB1 and SH3GL2 in all TNBC
SP.SH.mod <- glm(vital_status ~ SPANXB1 + SH3GL2, data = TNBCneg, family = "binomial")
summary(SP.SH.mod) # nope
# odds ratio and 95% CI
exp(cbind(OR = coef(SP.SH.mod), confint(SP.SH.mod)))
# vital status given SPANXB1 and SH3GL2 in only SPANXB1+ TNBC tumors
SP.SH.TNBC.mod <- glm(vital_status ~ SPANXB1 + SH3GL2, data = SP.TNBC, family = "binomial")
summary(SP.SH.TNBC.mod) # nope
# odds ratio and 95% CI
exp(cbind(OR = coef(SP.SH.mod), confint(SP.SH.mod)))
# vital status of SPANXB1+/- and SH3GL2+/- in only TNBC
SP.SH.table <- table(SP.TNBC$SH3GL2 >1, SP.TNBC$vital_status)
chisq.test(SP.SH.table, simulate.p.value = TRUE) # 0.5667
# vital status of SPANXB1+/- and SH3GL2+/- in all tumors
SP.SH.pos <- tum %>% 
  filter(SPANXB1 > 0 & SH3GL2 > 0) %>%
  mutate(SP.SH = "positive") # 472
SP.SH.neg <- tum %>% 
  filter(SPANXB1 == 0 | SH3GL2 == 0) %>%
  mutate(SP.SH = "negative")
SP.SH <- rbind(SP.SH.pos, SP.SH.neg)
SP.SH.tbl <- table(SP.SH$SP.SH, SP.SH$vital_status)
chisq.test(SP.SH.tbl, simulate.p.value = TRUE) # p=0.5467
# vital status of SPANXB1+/- and SH3GL2+/- in all tumors, strict comparison
SP.SH.part <- tum %>%
  filter(SPANXB1 ==0 & SH3GL2 ==0) %>%
  mutate(SP.SH="negative")
SP.SH2 <- rbind(SP.SH.pos, SP.SH.part)
SP.SH.tbl2 <- table(SP.SH$SP.SH, SP.SH$vital_status)
chisq.test(SP.SH.tbl2, simulate.p.value = TRUE) # p=0.5617

## use Wilcoxin signed-rank or Mann-Whitney for small sample sizes?

## web tool for Kaplan Meier plots: http://kmplot.com/analysis/index.php?p=service&cancer=breast#

## correct for multiple comparisons?

# rlog from DESeq2 as alternative transformation method

## permutation tests (requires at least two groups of six samples)
# calculate test statistic for dataset
# permute labels on samples at random 1000 times
# recalculate test statistic for each of 1000 permuted datasets
# calculate percentage of permuted test statistics exceed original

